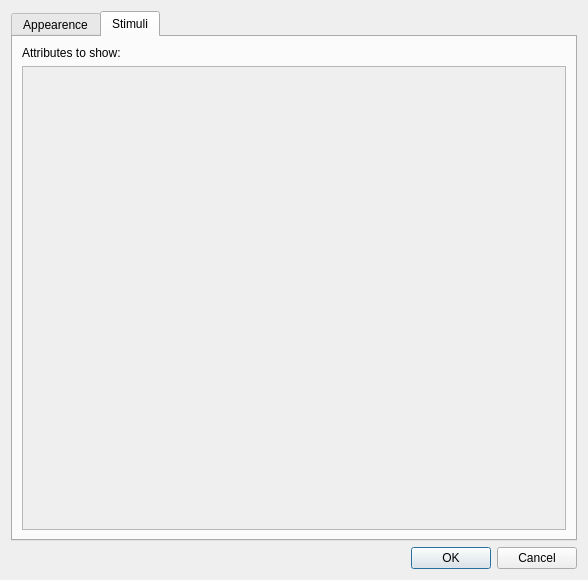
<?xml version="1.0" encoding="UTF-8"?>
<ui version="4.0">
 <class>ViewSettingsDialog</class>
 <widget class="QDialog" name="ViewSettingsDialog">
  <property name="geometry">
   <rect>
    <x>0</x>
    <y>0</y>
    <width>588</width>
    <height>580</height>
   </rect>
  </property>
  <property name="windowTitle">
   <string>Dialog</string>
  </property>
  <layout class="QVBoxLayout" name="verticalLayout">
   <item>
    <widget class="QTabWidget" name="tabWidget">
     <property name="currentIndex">
      <number>1</number>
     </property>
     <widget class="QWidget" name="ui_tab">
      <attribute name="title">
       <string>Appearence</string>
      </attribute>
      <layout class="QGridLayout" name="gridLayout">
       <item row="0" column="0">
        <widget class="QLabel" name="label">
         <property name="text">
          <string>Font Size</string>
         </property>
        </widget>
       </item>
       <item row="0" column="1">
        <widget class="QDoubleSpinBox" name="fontszSpnbx"/>
       </item>
      </layout>
     </widget>
     <widget class="QWidget" name="tab_2">
      <attribute name="title">
       <string>Stimuli</string>
      </attribute>
      <layout class="QVBoxLayout" name="verticalLayout_3">
       <item>
        <widget class="QLabel" name="label_3">
         <property name="text">
          <string>Attributes to show:</string>
         </property>
        </widget>
       </item>
       <item>
        <widget class="QScrollArea" name="scrollArea">
         <property name="widgetResizable">
          <bool>true</bool>
         </property>
         <widget class="QWidget" name="scrollAreaWidgetContents">
          <property name="geometry">
           <rect>
            <x>0</x>
            <y>0</y>
            <width>544</width>
            <height>468</height>
           </rect>
          </property>
          <layout class="QVBoxLayout" name="verticalLayout_2">
           <item>
            <widget class="ComponentsDetailSelector" name="detailWidget" native="true"/>
           </item>
          </layout>
         </widget>
        </widget>
       </item>
      </layout>
     </widget>
    </widget>
   </item>
   <item>
    <widget class="QDialogButtonBox" name="buttonBox">
     <property name="orientation">
      <enum>Qt::Horizontal</enum>
     </property>
     <property name="standardButtons">
      <set>QDialogButtonBox::Cancel|QDialogButtonBox::Ok</set>
     </property>
    </widget>
   </item>
  </layout>
 </widget>
 <customwidgets>
  <customwidget>
   <class>ComponentsDetailSelector</class>
   <extends>QWidget</extends>
   <header>sparkle.stim.component_detail</header>
   <container>1</container>
  </customwidget>
 </customwidgets>
 <resources/>
 <connections>
  <connection>
   <sender>buttonBox</sender>
   <signal>accepted()</signal>
   <receiver>ViewSettingsDialog</receiver>
   <slot>accept()</slot>
   <hints>
    <hint type="sourcelabel">
     <x>248</x>
     <y>254</y>
    </hint>
    <hint type="destinationlabel">
     <x>157</x>
     <y>274</y>
    </hint>
   </hints>
  </connection>
  <connection>
   <sender>buttonBox</sender>
   <signal>rejected()</signal>
   <receiver>ViewSettingsDialog</receiver>
   <slot>reject()</slot>
   <hints>
    <hint type="sourcelabel">
     <x>316</x>
     <y>260</y>
    </hint>
    <hint type="destinationlabel">
     <x>286</x>
     <y>274</y>
    </hint>
   </hints>
  </connection>
 </connections>
</ui>
